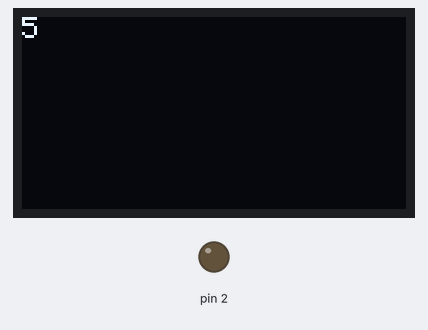
This sketch was run on a simulated Arduino Uno, built with avr-gcc and run on an emulated ATmega328P. Parts: 128×64 one-colour display, output pins drawn as LEDs (lit = HIGH).

Above: at 0.1 s.
At 1.1 s:
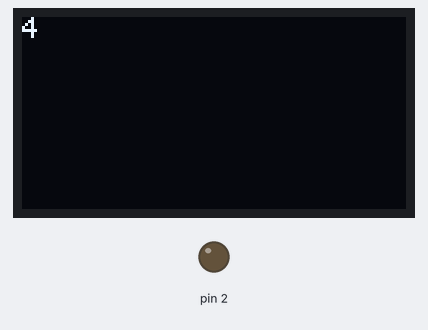
At 3.2 s:
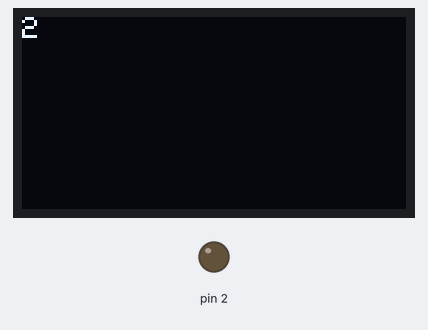
At 5.2 s:
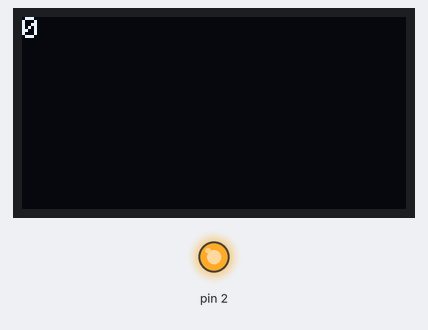
Timing chart, 0 to 6.7 s (numbered marks = the images above):
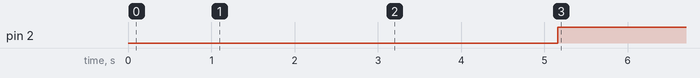

Measured:
- by itself, pin 2: LOW → HIGH at 5.2 s

The sketch:

sketch_feb28b.ino
```cpp
#include <Wire.h>
#include <Adafruit_GFX.h>
#include <Adafruit_SSD1306.h>
#define screen_width 128 //OLED display width in pixels #define screen height 64 //OLED display height in pixels
#define screen_hight 64
Adafruit_SSD1306 display(screen_width, screen_hight);
void setup () {
display.begin(SSD1306_SWITCHCAPVCC, 0x3C);
pinMode(2,OUTPUT);


}
int bla = 5;
void loop(){
// put your main code here, to run repeatedly:


display.clearDisplay();
display.setTextSize (1);
display.setTextColor(WHITE);
display.setCursor(0, 0);
display.println(bla);
display.setCursor(40, 40);
display.display();
delay(1000);
bla--;

if(bla<=0){
  digitalWrite(2,HIGH);

bla=0;

}
}
```
